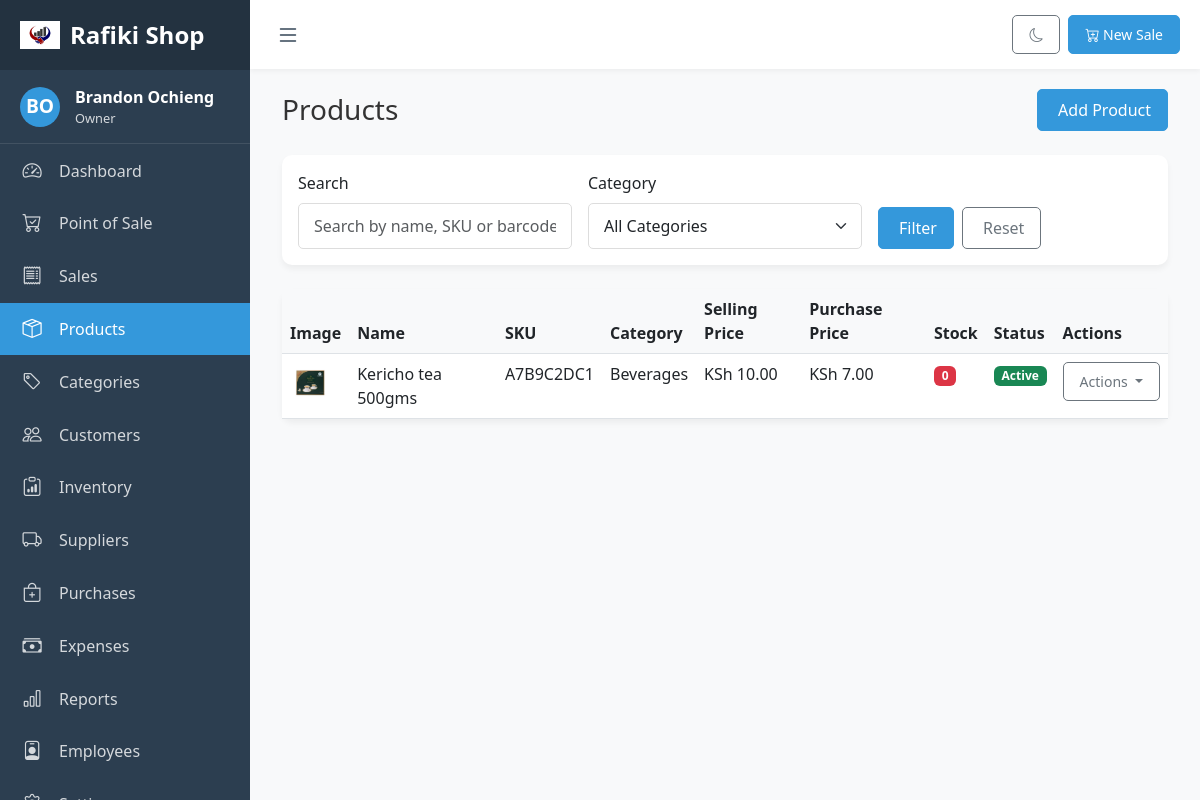
/pos/products/ (signed in), run on an earlier commit of the app's database.
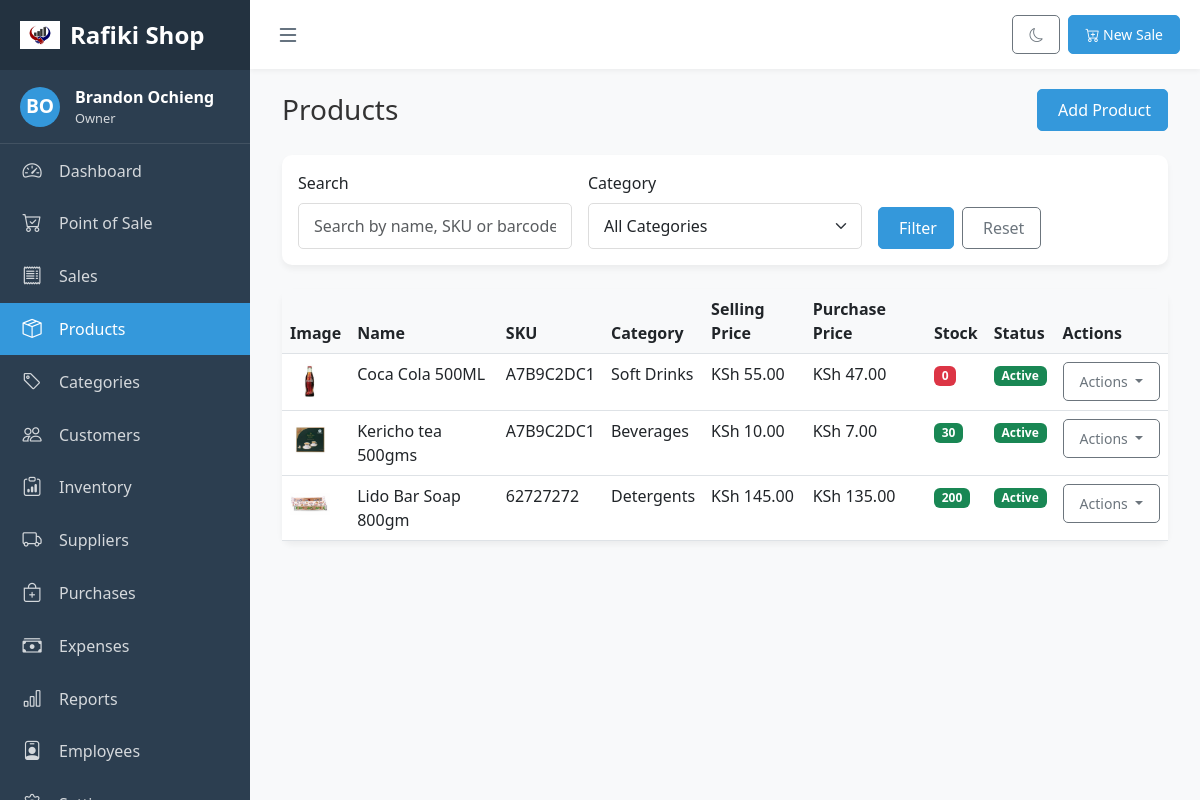
And on a later commit of the database.
### pos_app/models.py (models this page shows, shortened)
class Product(models.Model):
    UNIT_CHOICES = [
        ('pcs', 'Pieces'),
        ('kg', 'Kilograms'),
        ('ltr', 'Liters'),
        ('box', 'Boxes'),
    ]
    name = models.CharField(max_length=255)
    description = models.TextField(blank=True, null=True)
    sku = models.CharField(max_length=50, blank=True, null=True)
    barcode = models.CharField(max_length=50, blank=True, null=True)
    category = models.ForeignKey(Category, on_delete=models.SET_NULL, null=True, blank=True, related_name='products')
    purchase_price = models.DecimalField(max_digits=10, decimal_places=2, validators=[MinValueValidator(0)])
    selling_price = models.DecimalField(max_digits=10, decimal_places=2, validators=[MinValueValidator(0)])
    stock_quantity = models.PositiveIntegerField(default=0)
    unit = models.CharField(max_length=10, choices=UNIT_CHOICES, default='pcs')  # New unit field
    image = models.ImageField(upload_to='product_images/', blank=True, null=True)
    is_active = models.BooleanField(default=True)
    business = models.ForeignKey(Business, on_delete=models.CASCADE, related_name='products')
    created_at = models.DateTimeField(auto_now_add=True)
    updated_at = models.DateTimeField(auto_now=True)

class Category(models.Model):
    name = models.CharField(max_length=100)
    description = models.TextField(blank=True, null=True)
    business = models.ForeignKey(Business, on_delete=models.CASCADE, related_name='categories')
    created_at = models.DateTimeField(auto_now_add=True)
    updated_at = models.DateTimeField(auto_now=True)
    class Meta:
        verbose_name_plural = "Categories"

class Business(models.Model):
    BUSINESS_TYPE_CHOICES = [
        ('Type1', 'Type 1'),
        ('Type2', 'Type 2'),
    ]
    CURRENCY_SYMBOL_CHOICES = [
        ('$', '$ - US Dollar'),
        ('€', '€ - Euro'),
        ('£', '£ - British Pound'),
        ('¥', '¥ - Japanese Yen'),
        ('₹', '₹ - Indian Rupee'),
        ('₩', '₩ - South Korean Won'),
        ('KSh', 'KSh - Kenyan Shilling'),  # Added Kenyan Shilling
    ]
    name = models.CharField(max_length=255)
    business_type = models.CharField(max_length=50, choices=BUSINESS_TYPE_CHOICES, default='Type1')
    address = models.TextField(blank=True, null=True)
    phone = models.CharField(max_length=20, blank=True, null=True)
    email = models.EmailField(blank=True, null=True)
    website = models.URLField(blank=True, null=True)
    logo = models.ImageField(upload_to='business_logos/', blank=True, null=True)
    tax_rate = models.DecimalField(max_digits=5, decimal_places=2, default=0.00)
    currency_symbol = models.CharField(max_length=5, choices=CURRENCY_SYMBOL_CHOICES, default='$')
    owner = models.ForeignKey(User, on_delete=models.CASCADE, related_name='owned_businesses')
    created_at = models.DateTimeField(auto_now_add=True)
    updated_at = models.DateTimeField(auto_now=True)

### pos_app/views.py (the view)
# urls.py: path('products/', views.product_list, name='product_list'),
@login_required
def product_list(request):
    business = get_business_for_user(request.user)
    if not business:
        return redirect('pos:business_setup')
    role = get_user_role(request.user, business)
    if not role:
        messages.error(request, 'You do not have access to this business')
        return redirect('pos:login')
    products_list = Product.objects.filter(business=business).order_by('name')
    category_id = request.GET.get('category')
    if category_id:
        products_list = products_list.filter(category_id=category_id)
    search_query = request.GET.get('search')
    if search_query:
        products_list = products_list.filter(
            models.Q(name__icontains=search_query) |
            models.Q(sku__icontains=search_query) |
            models.Q(barcode__icontains=search_query)
        )
    paginator = Paginator(products_list, 10)  # Show 10 products per page
    page_number = request.GET.get('page')
    products = paginator.get_page(page_number)
    categories = Category.objects.filter(business=business)
    context = {
        'business': business,
        'role': role,
        'products': products,
        'categories': categories,
        'category_id': category_id,
        'search_query': search_query,
    }
    return render(request, 'pos_app/products.html', context)

### pos_app/templates/pos_app/products.html (shortened to what the changed rows need)
{% extends 'pos_app/base.html' %}
{% block content %}
<div class="container-fluid">
    <div class="d-flex justify-content-between align-items-center mb-4">
        <h1 class="h3 mb-0 text-gray-800">Products</h1>
        <div>
            {% if role == 'owner' or role == 'admin' or role == 'manager' or role == 'inventory' %}
            <a href="{% url 'pos:product_create' %}" class="btn btn-primary">
                 Add Product
            </a>
            {% endif %}
        </div>
    </div>
    <div class="card mb-4">
        <div class="card-body">
            <form method="get" class="row g-3">
                <div class="col-md-4">
                    <label for="search" class="form-label">Search</label>
                    <input type="text" class="form-control" id="search" name="search" value="{{ search_query|default:'' }}" placeholder="Search by name, SKU or barcode...">
                </div>
                <div class="col-md-4">
                    <label for="category" class="form-label">Category</label>
                    <select class="form-select" id="category" name="category">
                        <option value="">All Categories</option>
                    </select>
                </div>
                <div class="col-md-4 d-flex align-items-end">
                    <button type="submit" class="btn btn-primary me-2">
                         Filter
                    </button>
                    <a href="{% url 'pos:product_list' %}" class="btn btn-outline-secondary">
                         Reset
                    </a>
                </div>
            </form>
        </div>
    </div>
    <div class="card">
        <div class="card-body p-0">
            <div class="table-responsive">
                <table class="table table-hover mb-0">
                    <thead>
                        <tr>
                            <th scope="col">Image</th>
                            <th scope="col">Name</th>
                            <th scope="col">SKU</th>
                            <th scope="col">Category</th>
                            <th scope="col">Selling Price</th>
                            <th scope="col">Purchase Price</th>
                            <th scope="col">Stock</th>
                            <th scope="col">Status</th>
                            <th scope="col">Actions</th>
                        </tr>
                    </thead>
                    <tbody>
                        {% for product in products %}
                            <tr>
                                <td>
                                    {% if product.image %}
                                        <img src="{{ product.image.url }}" alt="{{ product.name }}" style="width: 40px; height: 40px; object-fit: contain;">
                                    {% else %}
                                        <div class="text-center text-muted" style="width: 40px; height: 40px; display: flex; align-items: center; justify-content: center;">
                                            <i class="fas fa-box"></i>
                                        </div>
                                    {% endif %}
                                </td>
                                <td>{{ product.name }}</td>
                                <td>{{ product.sku|default:"-" }}</td>
                                <td>{{ product.category.name }}</td>
                                <td>{{ business.currency_symbol }} {{ product.selling_price|floatformat:2 }}</td>
                                <td>{{ business.currency_symbol }} {{ product.purchase_price|floatformat:2 }}</td>
                                <td>
                                    {% if product.stock_quantity <= business.settings.low_stock_threshold %}
                                        <span class="badge bg-danger">{{ product.stock_quantity }}</span>
                                    {% else %}
                                        <span class="badge bg-success">{{ product.stock_quantity }}</span>
                                    {% endif %}
                                </td>
                                <td>
                                    {% if product.is_active %}
                                        <span class="badge bg-success">Active</span>
                                    {% else %}
                                        <span class="badge bg-secondary">Inactive</span>
                                    {% endif %}
                                </td>
                                <td>
                                    <div class="dropdown">
                                        <button class="btn btn-sm btn-outline-secondary dropdown-toggle" type="button" data-bs-toggle="dropdown">
                                            Actions
                                        </button>
                                    </div>
                                </td>
                            </tr>
                        {% endfor %}
                    </tbody>
                </table>
            </div>
        </div>
    </div>
</div>
{% endblock %}

### pos_app/templates/pos_app/base.html (shortened to what the changed rows need)
<!DOCTYPE html>
<html lang="en">
<head>
    {% load static %}
    <link href="https://cdn.jsdelivr.net/npm/bootstrap@5.3.0/dist/css/bootstrap.min.css" rel="stylesheet">
    <link rel="stylesheet" href="https://cdn.jsdelivr.net/npm/bootstrap-icons@1.10.5/font/bootstrap-icons.css">
    <link rel="stylesheet" href="https://cdn.jsdelivr.net/npm/select2@4.1.0-rc.0/dist/css/select2.min.css">
    <link rel="stylesheet" href="https://cdn.jsdelivr.net/npm/select2-bootstrap-5-theme@1.3.0/dist/select2-bootstrap-5-theme.min.css">
    <link rel="stylesheet" href="https://cdn.jsdelivr.net/npm/daterangepicker/daterangepicker.css">
    <link rel="stylesheet" href="https://cdn.jsdelivr.net/npm/sweetalert2@11.0.19/dist/sweetalert2.min.css">
    <link rel="stylesheet" href="{% static 'css/base.css' %}">
</head>
<body>
    {% if user.is_authenticated and business %}
    <div class="sidebar" id="sidebar">
        <div class="sidebar-header">
            {% if business.logo %}
            <img src="{{ business.logo.url }}" alt="{{ business.name }}" class="logo-icon">
            {% else %}
            <div class="logo-icon user-avatar">
                <i class="bi bi-shop"></i>
            </div>
            {% endif %}
            <div class="logo-text">{{ business.name }}</div>
        </div>
        <div class="user-info">
            <div class="user-avatar">
                {{ user.first_name|first|upper }}{{ user.last_name|first|upper }}
            </div>
            <div class="user-details">
                <div class="user-name">{{ user.get_full_name }}</div>
                <div class="user-role">{{ role|title }}</div>
            </div>
        </div>
        <ul class="nav flex-column">
            <li class="nav-item">
                <a href="{% url 'pos:dashboard' %}" class="nav-link {% if request.resolver_match.url_name == 'dashboard' %}active{% endif %}">
                    <i class="bi bi-speedometer2"></i>
                    <span>Dashboard</span>
                </a>
            </li>
            <li class="nav-item">
                <a href="{% url 'pos:pos' %}" class="nav-link {% if request.resolver_match.url_name == 'pos' %}active{% endif %}">
                    <i class="bi bi-cart-check"></i>
                    <span>Point of Sale</span>
                </a>
            </li>
            <li class="nav-item">
                <a href="{% url 'pos:sales_list' %}" class="nav-link {% if 'sale' in request.resolver_match.url_name %}active{% endif %}">
                    <i class="bi bi-receipt"></i>
                    <span>Sales</span>
                </a>
            </li>
            <li class="nav-item">
                <a href="{% url 'pos:product_list' %}" class="nav-link {% if 'product' in request.resolver_match.url_name %}active{% endif %}">
                    <i class="bi bi-box-seam"></i>
                    <span>Products</span>
                </a>
            </li>
            <li class="nav-item">
                <a href="{% url 'pos:category_list' %}" class="nav-link {% if 'category' in request.resolver_match.url_name %}active{% endif %}">
                    <i class="bi bi-tag"></i>
                    <span>Categories</span>
                </a>
            </li>
            <li class="nav-item">
                <a href="{% url 'pos:customer_list' %}" class="nav-link {% if 'customer' in request.resolver_match.url_name %}active{% endif %}">
                    <i class="bi bi-people"></i>
                    <span>Customers</span>
                </a>
            </li>
            {% if role in 'owner,admin,manager,inventory' %}
            <li class="nav-item">
                <a href="{% url 'pos:inventory_list' %}" class="nav-link {% if 'inventory' in request.resolver_match.url_name %}active{% endif %}">
                    <i class="bi bi-clipboard-data"></i>
                    <span>Inventory</span>
                </a>
            </li>
            <li class="nav-item">
                <a href="{% url 'pos:supplier_list' %}" class="nav-link {% if 'supplier' in request.resolver_match.url_name %}active{% endif %}">
                    <i class="bi bi-truck"></i>
                    <span>Suppliers</span>
                </a>
            </li>
            <li class="nav-item">
                <a href="{% url 'pos:purchase_list' %}" class="nav-link {% if 'purchase' in request.resolver_match.url_name %}active{% endif %}">
                    <i class="bi bi-bag-plus"></i>
                    <span>Purchases</span>
                </a>
            </li>
            {% endif %}
            {% if role in 'owner,admin,manager' %}
            <li class="nav-item">
                <a href="{% url 'pos:expense_list' %}" class="nav-link {% if 'expense' in request.resolver_match.url_name %}active{% endif %}">
                    <i class="bi bi-cash-stack"></i>
                    <span>Expenses</span>
                </a>
            </li>
            <li class="nav-item">
                <a href="{% url 'pos:reports' %}" class="nav-link {% if request.resolver_match.url_name == 'reports' %}active{% endif %}">
                    <i class="bi bi-bar-chart"></i>
                    <span>Reports</span>
                </a>
            </li>
            {% endif %}
            {% if role in 'owner,admin,manager' %}
            <li class="nav-item">
                <a href="{% url 'pos:employee_list' %}" class="nav-link {% if 'employee' in request.resolver_match.url_name %}active{% endif %}">
                    <i class="bi bi-person-badge"></i>
                    <span>Employees</span>
                </a>
            </li>
            {% endif %}
            {% if role in 'owner,admin' %}
            <li class="nav-item">
                <a href="{% url 'pos:settings' %}" class="nav-link {% if request.resolver_match.url_name == 'settings' %}active{% endif %}">
                    <i class="bi bi-gear"></i>
                    <span>Settings</span>
                </a>
            </li>
            {% endif %}
        </ul>
    </div>
    <div class="main-content" id="main-content">
        <div class="top-navbar">
            <button class="toggle-sidebar" id="toggle-sidebar" title="Toggle Sidebar">
                <i class="bi bi-list"></i>
            </button>
            <div class="navbar-actions">
                <button class="btn btn-sm btn-outline-secondary" id="toggle-dark-mode" title="Toggle Dark Mode">
                    <i class="bi bi-moon"></i>
                </button>
                {% if role in 'owner,admin,manager,cashier' %}
                <a href="{% url 'pos:pos' %}" class="btn btn-sm btn-primary ms-2">
                    <i class="bi bi-cart-plus"></i> New Sale
                </a>
                {% endif %}
            </div>
        </div>
        <div class="content-wrapper fade-in">
            {% block content %}{% endblock %}
        </div>
    </div>
    {% else %}
    <div class="auth-wrapper fade-in">
        {% block auth_content %}{% endblock %}
    </div>
    {% endif %}
</body>
</html>

What changed in the data, as far as the page shows it:
added Product: image (picture), name "Coca Cola 500ML", sku "A7B9C2DC1", category.name "Soft Drinks", {{ business.currency_symbol }} "KSh", selling_price "55.00", purchase_price "47.00", stock_quantity "0", is_active "Active"
changed Product "Kericho tea 500gms": stock_quantity "0" → "30"
added Product: image (picture), name "Lido Bar Soap 800gm", sku "62727272", category.name "Detergents", {{ business.currency_symbol }} "KSh", selling_price "145.00", purchase_price "135.00", stock_quantity "200", is_active "Active"
